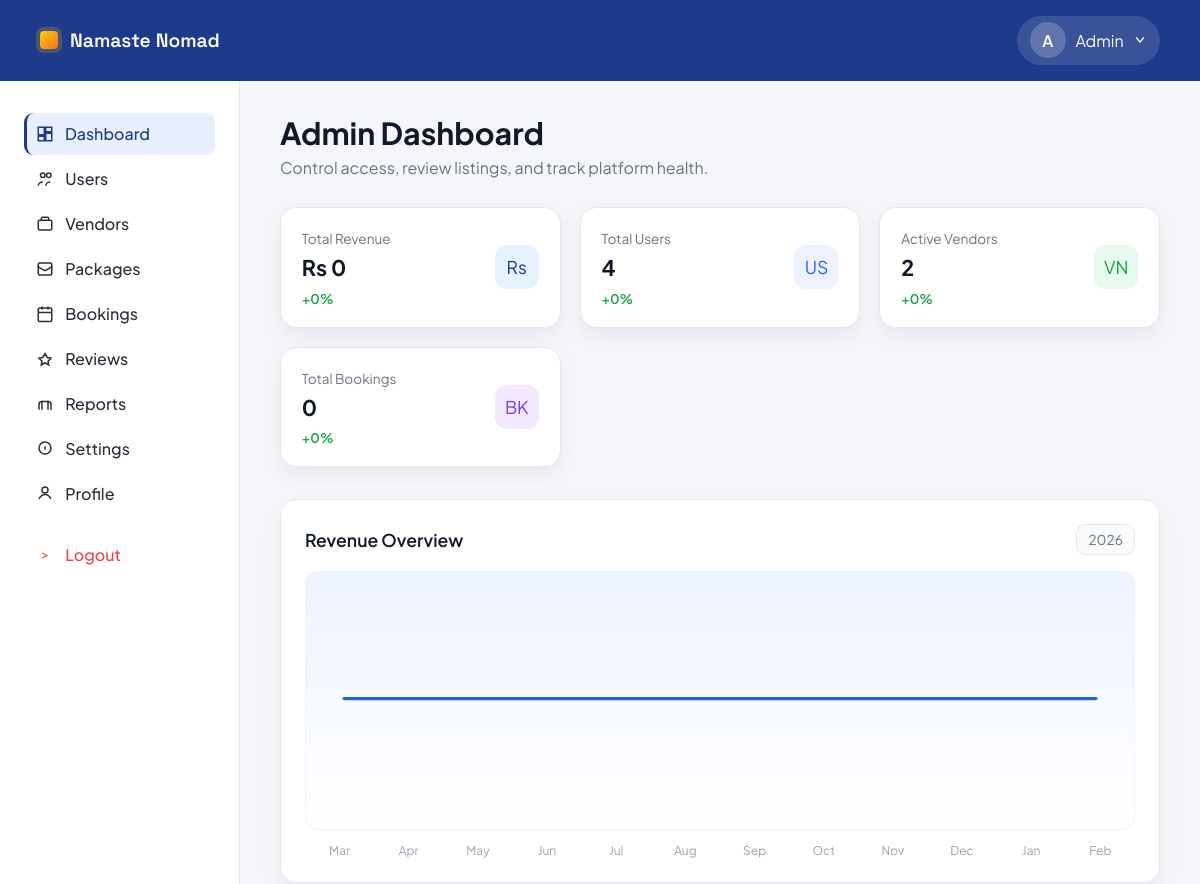
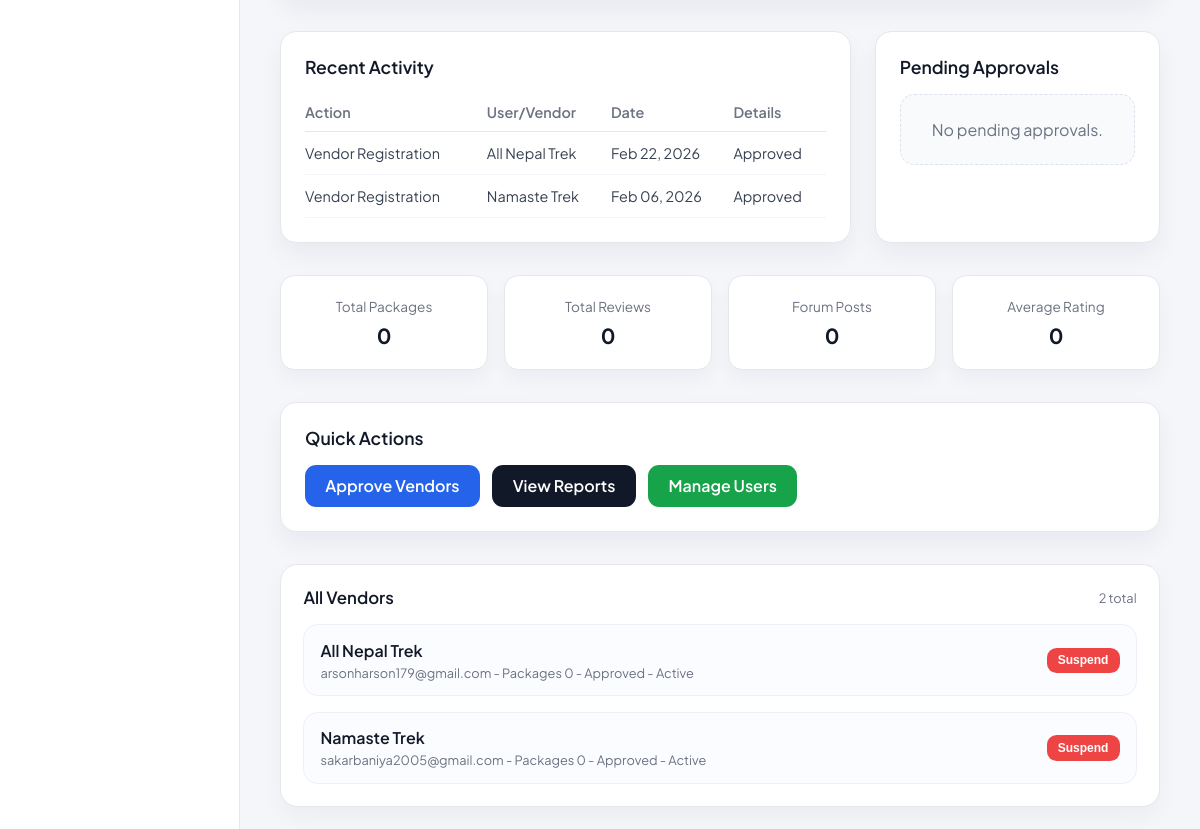
The page /accounts/admin/dashboard/ (signed in, upper part) on the database as committed earlier (2 pictures, top to bottom).
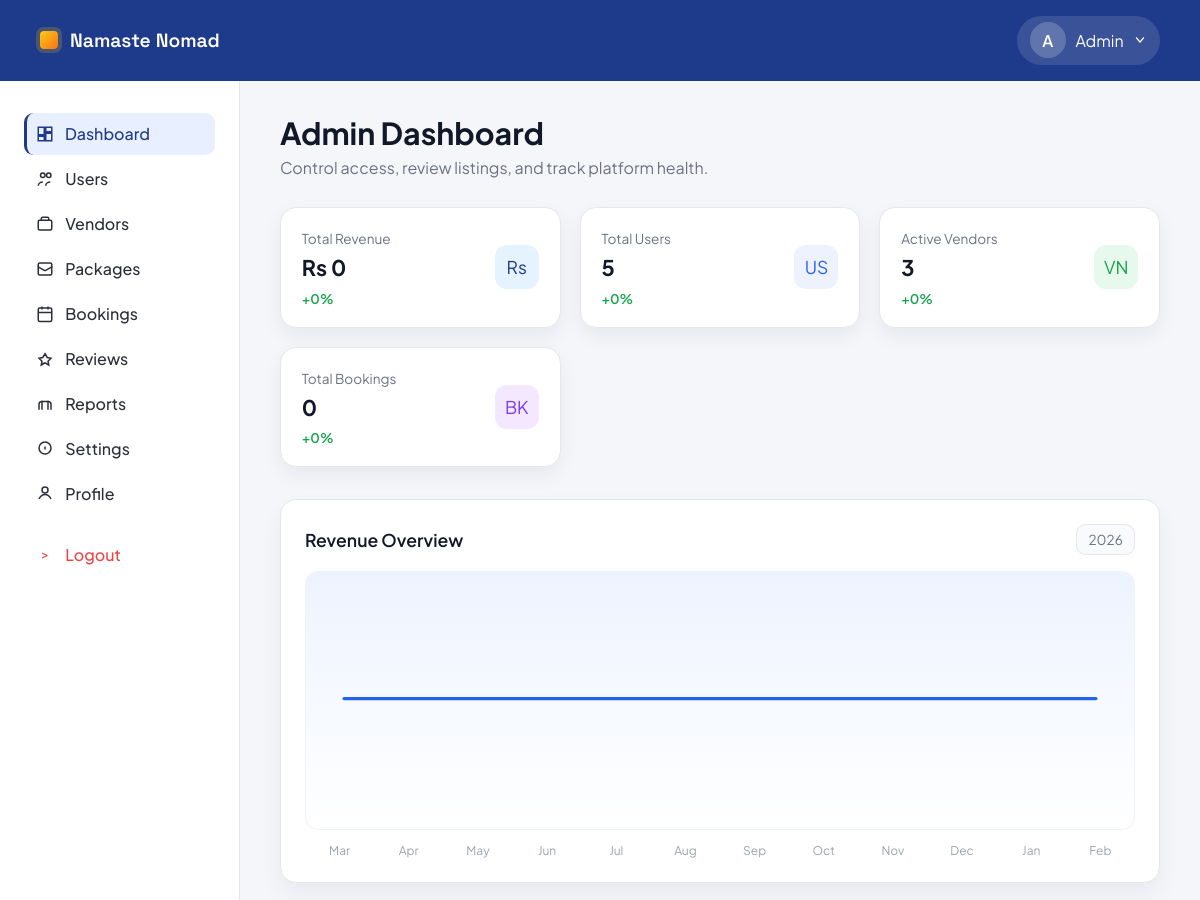
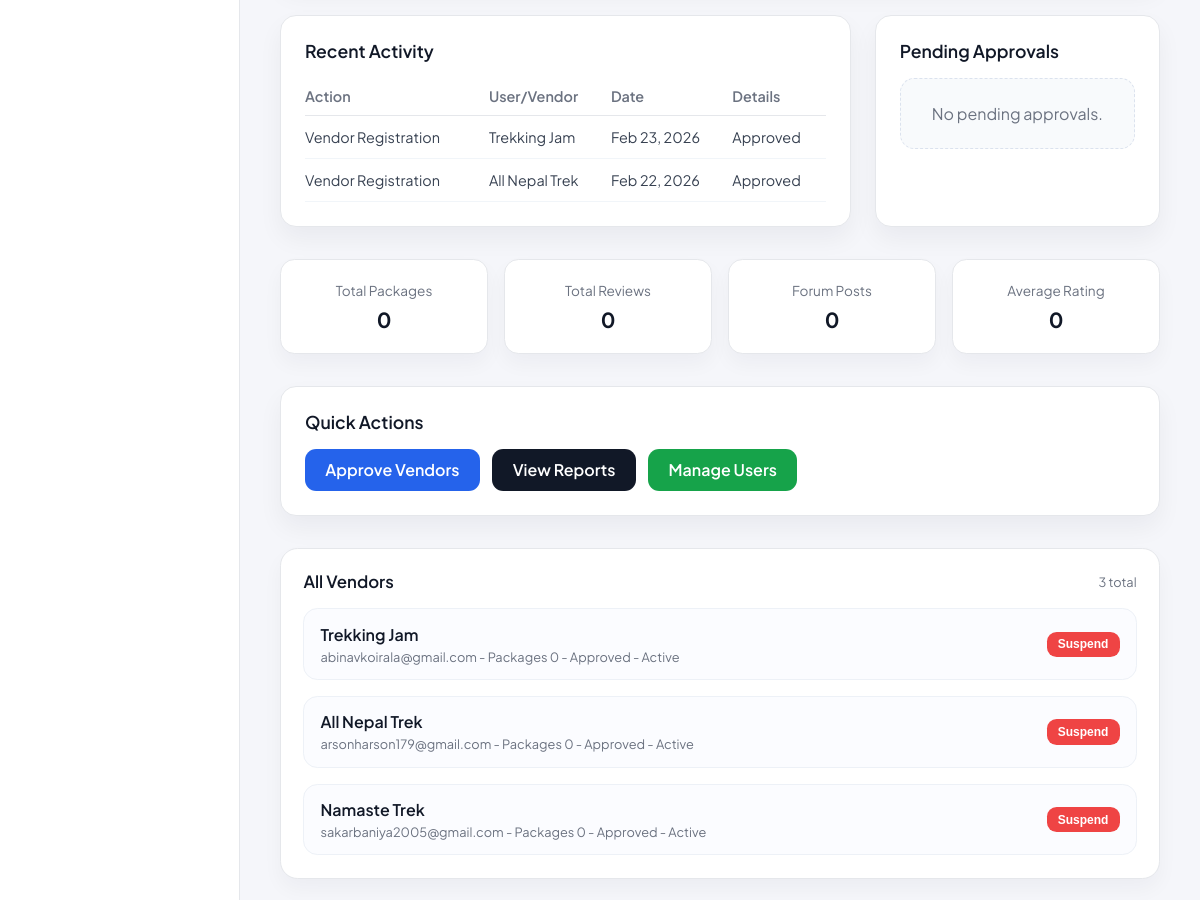
The same page on the database as committed later (2 pictures, top to bottom).
### accounts/models.py (models this page shows, shortened)
class VendorProfile(models.Model):
    user = models.OneToOneField(User, on_delete=models.CASCADE, related_name='vendor_profile')
    business_name = models.CharField(max_length=255)
    owner_name = models.CharField(max_length=255)
    tagline = models.CharField(max_length=255, blank=True)
    website = models.URLField(blank=True)
    license_number = models.CharField(max_length=100, blank=True)
    business_address = models.TextField(blank=True)
    description = models.TextField(blank=True)
    bank_name = models.CharField(max_length=120, blank=True)
    account_number = models.CharField(max_length=120, blank=True)
    routing_number = models.CharField(max_length=120, blank=True)
    paypal_email = models.EmailField(blank=True)
    logo = models.FileField(upload_to='vendor_logos/', blank=True, null=True)
    cover_image = models.FileField(upload_to='vendor_covers/', blank=True, null=True)
    business_license = models.FileField(upload_to='licenses/', blank=True, null=True)
    is_approved = models.BooleanField(default=False)
    created_at = models.DateTimeField(auto_now_add=True)

class User(AbstractUser):
    USER_TYPE_CHOICES = (
        ('vendor', 'Vendor'),
        ('traveler', 'Traveler'),
        ('admin', 'Admin'),
    )
    user_type = models.CharField(max_length=10, choices=USER_TYPE_CHOICES)
    phone = models.CharField(max_length=20, blank=True, null=True)
    is_verified = models.BooleanField(default=False)

### accounts/views.py (the view, shortened to what this page needs)
# urls.py: path('admin/dashboard/', views.admin_dashboard, name='admin_dashboard'),
@admin_required
def admin_dashboard(request):
    vendors = User.objects.filter(user_type='vendor').select_related('vendor_profile').annotate(
        package_count=Count('vendor_packages', distinct=True),
    ).order_by('-date_joined')
    pending_vendors = vendors.filter(vendor_profile__is_approved=False)
    travelers = User.objects.filter(user_type='traveler').order_by('-date_joined')
    packages = Package.objects.select_related('vendor').order_by('-created_at')
    bookings = Booking.objects.select_related('package', 'traveler').order_by('-created_at')
    reviews = Review.objects.select_related('traveler', 'package').order_by('-created_at')
    total_revenue = bookings.filter(status='confirmed').aggregate(
        total=Sum('total_price')
    )['total'] or 0
    total_bookings = bookings.count()
    active_vendors = vendors.filter(is_active=True, vendor_profile__is_approved=True).count()
    total_users = vendors.count() + travelers.count()
    total_reviews = reviews.count()
    avg_rating = reviews.aggregate(avg=Avg('rating'))['avg'] or 0
    today = timezone.now().date()
    month_labels = []
    month_values = []
    for offset in range(11, -1, -1):
        total_months = today.year * 12 + (today.month - 1) - offset
        year = total_months // 12
        month = total_months % 12 + 1
        start = date(year, month, 1)
        end = date(year, month, monthrange(year, month)[1])
        total = bookings.filter(
            status='confirmed',
            created_at__date__range=(start, end),
        ).aggregate(total=Sum('total_price'))['total'] or 0
        month_labels.append(start.strftime('%b'))
        month_values.append(float(total))
    width = 720
    height = 200
    pad_x = 20
    pad_y = 20
    step = (width - pad_x * 2) / max(len(month_values) - 1, 1)
    max_value = max(month_values) if month_values else 0
    min_value = min(month_values) if month_values else 0
    revenue_points = []
    for idx, value in enumerate(month_values):
        x = pad_x + idx * step
        if max_value == min_value:
            y = height / 2
        else:
            ratio = (value - min_value) / (max_value - min_value)
            y = height - pad_y - ratio * (height - pad_y * 2)
        revenue_points.append(f"{x:.0f},{y:.0f}")
    activity_items = []
    for vendor in vendors[:2]:
        vendor_profile = _get_vendor_profile(vendor)
        activity_items.append({
            'action': 'Vendor Registration',
            'actor': vendor_profile.business_name if vendor_profile else vendor.email,
            'date': vendor.date_joined,
            'details': 'Pending approval' if vendor_profile and not vendor_profile.is_approved else 'Approved',
        })
    activity_items.sort(key=lambda item: item['date'], reverse=True)
    activity_items = activity_items[:6]
    stats = {
        'total_vendors': vendors.count(),
        'pending_vendors': pending_vendors.count(),
        'total_travelers': travelers.count(),
        'total_packages': packages.count(),
        'active_packages': packages.filter(is_active=True).count(),
        'total_users': total_users,
        'active_vendors': active_vendors,
        'total_bookings': total_bookings,
        'total_revenue': float(total_revenue),
        'total_reviews': total_reviews,
        'avg_rating': round(avg_rating or 0, 1),
        'forum_posts': 0,
    }
    return render(request, 'accounts/admin_dashboard.html', {
        'vendors': vendors,
        'pending_vendors': pending_vendors,
        'travelers': travelers,
        'packages': packages,
        'stats': stats,
        'revenue_points': " ".join(revenue_points),
        'revenue_labels': month_labels,
        'activity_items': activity_items,
        'active_page': 'dashboard',
    })

### accounts/views.py (called while the page is built)
def _get_vendor_profile(user):
    try:
        return user.vendor_profile
    except VendorProfile.DoesNotExist:
        return None

def admin_required(view_func):
    @wraps(view_func)
    def _wrapped(request, *args, **kwargs):
        if not request.user.is_authenticated:
            return redirect('admin_login')
        if getattr(request.user, 'user_type', '') != 'admin' or not request.user.is_staff:
            messages.error(request, 'Admin access only.')
            return redirect('home')
        return view_func(request, *args, **kwargs)
    return _wrapped

### accounts/templates/accounts/admin_dashboard.html (shortened to what the changed rows need)
{% load static %}
<!DOCTYPE html>
<html lang="en">
<head>
    <link rel="stylesheet" href="{% static 'css/vendor_dashboard.css' %}">
    <link rel="stylesheet" href="{% static 'css/admin_dashboard.css' %}">
</head>
<body class="admin-dashboard">
    <div class="dashboard-shell admin-shell">
        <main class="dashboard-main admin-main" id="dashboard">
            <section class="admin-heading">
                <div>
                    <h1>Admin Dashboard</h1>
                </div>
            </section>
            <section class="admin-stat-grid">
                <div class="admin-stat-card">
                    <div>
                        <span>Total Users</span>
                        <strong>{{ stats.total_users }}</strong>
                        <small>+0%</small>
                    </div>
                </div>
                <div class="admin-stat-card">
                    <div>
                        <span>Active Vendors</span>
                        <strong>{{ stats.active_vendors }}</strong>
                        <small>+0%</small>
                    </div>
                </div>
            </section>
            <section class="admin-card admin-chart-card">
                <div class="card-header">
                    <h2>Revenue Overview</h2>
                </div>
                <div class="chart-labels">
                    {% for label in revenue_labels %}
                        <span>{{ label }}</span>
                    {% endfor %}
                </div>
            </section>
            <section class="admin-panels">
                <div class="admin-card" id="recent-activity">
                    <div class="card-header">
                        <h2>Recent Activity</h2>
                    </div>
                    {% if activity_items %}
                        <table class="activity-table">
                            <thead>
                                <tr>
                                    <th>Action</th>
                                    <th>User/Vendor</th>
                                    <th>Date</th>
                                    <th>Details</th>
                                </tr>
                            </thead>
                            <tbody>
                                {% for item in activity_items %}
                                    <tr>
                                        <td>{{ item.action }}</td>
                                        <td>{{ item.actor }}</td>
                                        <td>{{ item.date|date:"M d, Y" }}</td>
                                        <td>{{ item.details }}</td>
                                    </tr>
                                {% endfor %}
                            </tbody>
                        </table>
                    {% else %}
                        <div class="empty-state">No recent activity yet.</div>
                    {% endif %}
                </div>
                <div class="admin-card" id="pending-approvals">
                    <div class="card-header">
                        <h2>Pending Approvals</h2>
                    </div>
                </div>
            </section>
            <section class="admin-card admin-actions" id="quick-actions">
                <div class="card-header">
                    <h2>Quick Actions</h2>
                </div>
            </section>
            <section class="admin-lists">
                <div class="card list-card" id="vendors">
                    <div class="card-header">
                        <h3>All Vendors</h3>
                        <span class="card-meta">{{ vendors|length }} total</span>
                    </div>
                    <div class="package-list">
                        {% if vendors %}
                            {% for vendor in vendors %}
                                <div class="package-item">
                                    <div>
                                        <div class="package-name">{{ vendor.vendor_profile.business_name|default:vendor.email }}</div>
                                        <div class="package-meta">
                                            {{ vendor.email }} - Packages {{ vendor.package_count }} -
                                            {% if vendor.vendor_profile.is_approved %}Approved{% else %}Pending{% endif %} -
                                            {% if vendor.is_active %}Active{% else %}Suspended{% endif %}
                                        </div>
                                    </div>
                                    <div class="package-actions">
                                        {% if vendor.is_active %}
                                            <form method="POST" action="{% url 'admin_vendor_action' vendor.id %}">
                                                <button class="btn small danger" type="submit">Suspend</button>
                                            </form>
                                        {% else %}
                                            <form method="POST" action="{% url 'admin_vendor_action' vendor.id %}">
                                                {% csrf_token %}
                                                <input type="hidden" name="action" value="activate">
                                                <button class="btn small success" type="submit">Activate</button>
                                            </form>
                                        {% endif %}
                                    </div>
                                </div>
                            {% endfor %}
                        {% else %}
                            <div class="empty-state">No vendors yet.</div>
                        {% endif %}
                    </div>
                </div>
            </section>
        </main>
    </div>
</body>
</html>

Rows that differ between the two databases and show on the page:
no longer on this page (row unchanged): VendorProfile: actor "Namaste Trek"
added VendorProfile: actor "Trekking Jam"
added User: date "Feb 23, 2026", vendor_profile.business_name "Trekking Jam", email "abinavkoirala@gmail.com", package_count "0", shows "Approved", is_active "Active"
Other text that changed with them:
{{ stats.total_users }}: "4" → "5"
{{ stats.active_vendors }}: "2" → "3"
{{ vendors|length }}: "2" → "3"
new list line: "Vendor Registration Approved"
list line gone: "Vendor Registration Approved"
list line gone: "Feb 06, 2026"
